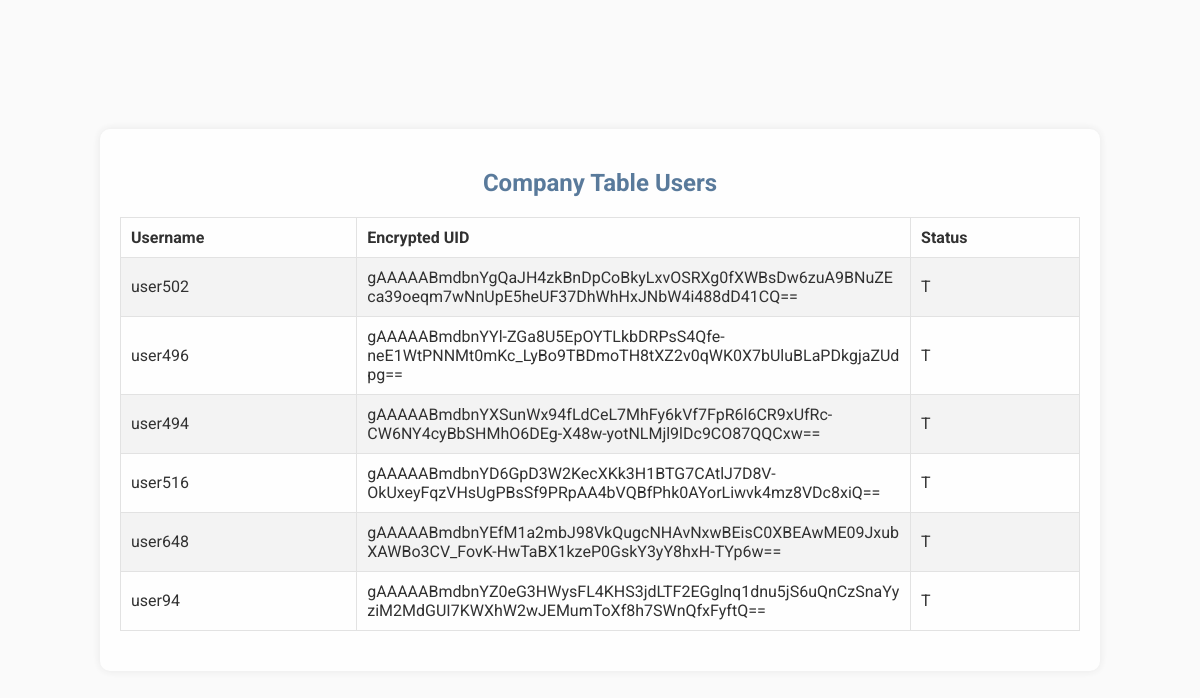
/view_company_users, run on the app's committed database.
### tables this page shows
CREATE TABLE company (
                 username TEXT,
                 encrypted_uid TEXT,
                 status TEXT
                 );

### main.py (the view)
@app.route('/view_company_users')
def view_company_users():
    users = retrieve_company_users()
    return render_template('view_company_users.html', users=users)

### main.py (called while the page is built)
def retrieve_company_users():
    conn = sqlite3.connect(db_file)
    c = conn.cursor()
    c.execute("SELECT * FROM company")
    users = c.fetchall()
    conn.close()
    return users

### templates/view_company_users.html (shortened to what this page needs)
<!DOCTYPE html>
<html lang="en">
<head>
</head>
<body>
    <div class="table-container">
        <h2>Company Table Users</h2>
        <table>
            <tr>
                <th>Username</th>
                <th>Encrypted UID</th>
                <th>Status</th>
            </tr>
            {% for user in users %}
            <tr>
                <td>{{ user[0] }}</td>
                <td>{{ user[1] }}</td>
                <td>{{ user[2] }}</td>
            </tr>
            {% endfor %}
        </table>
    </div>
</body>
</html>

### templates/view_company_users.html (style rules this page uses)
body { font-family: 'Roboto', sans-serif; background-color: #fafafa; display: flex; justify-content: center; align-items: center; height: 100vh; margin: 0; }
.table-container { background-color: #ffffff; border-radius: 10px; box-shadow: 0 0 10px rgba(0, 0, 0, 0.1); padding: 20px; width: 80%; text-align: center; opacity: 0.8; }
h2 { color: #003366; opacity: 0.8; margin-bottom: 20px; }
table { width: 100%; border-collapse: collapse; margin: 20px 0; }
th, td { border: 1px solid #dddddd; padding: 10px; text-align: left; word-wrap: break-word; max-width: 200px; white-space: normal; }
tr:nth-child(even) { background-color: #f2f2f2; }

### data on the page
company: username "user502", encrypted_uid "gAAAAABmdbnYgQaJH4zkBnDpCoBkyLxvOSRXg0fXWBsDw6zuA9BNuZEca39oeqm7wNnUpE5heUF37DhWhHxJNbW4i488dD41CQ==", status "T"
company: username "user496", encrypted_uid "gAAAAABmdbnYYl-ZGa8U5EpOYTLkbDRPsS4Qfe-neE1WtPNNMt0mKc_LyBo9TBDmoTH8tXZ2v0qWK0X7bUluBLaPDkgjaZUdpg==", status "T"
company: username "user494", encrypted_uid "gAAAAABmdbnYXSunWx94fLdCeL7MhFy6kVf7FpR6l6CR9xUfRc-CW6NY4cyBbSHMhO6DEg-X48w-yotNLMjl9lDc9CO87QQCxw==", status "T"
company: username "user516", encrypted_uid "gAAAAABmdbnYD6GpD3W2KecXKk3H1BTG7CAtlJ7D8V-OkUxeyFqzVHsUgPBsSf9PRpAA4bVQBfPhk0AYorLiwvk4mz8VDc8xiQ==", status "T"
company: username "user648", encrypted_uid "gAAAAABmdbnYEfM1a2mbJ98VkQugcNHAvNxwBEisC0XBEAwME09JxubXAWBo3CV_FovK-HwTaBX1kzeP0GskY3yY8hxH-TYp6w==", status "T"
company: username "user94", encrypted_uid "gAAAAABmdbnYZ0eG3HWysFL4KHS3jdLTF2EGglnq1dnu5jS6uQnCzSnaYyziM2MdGUI7KWXhW2wJEMumToXf8h7SWnQfxFyftQ==", status "T"
